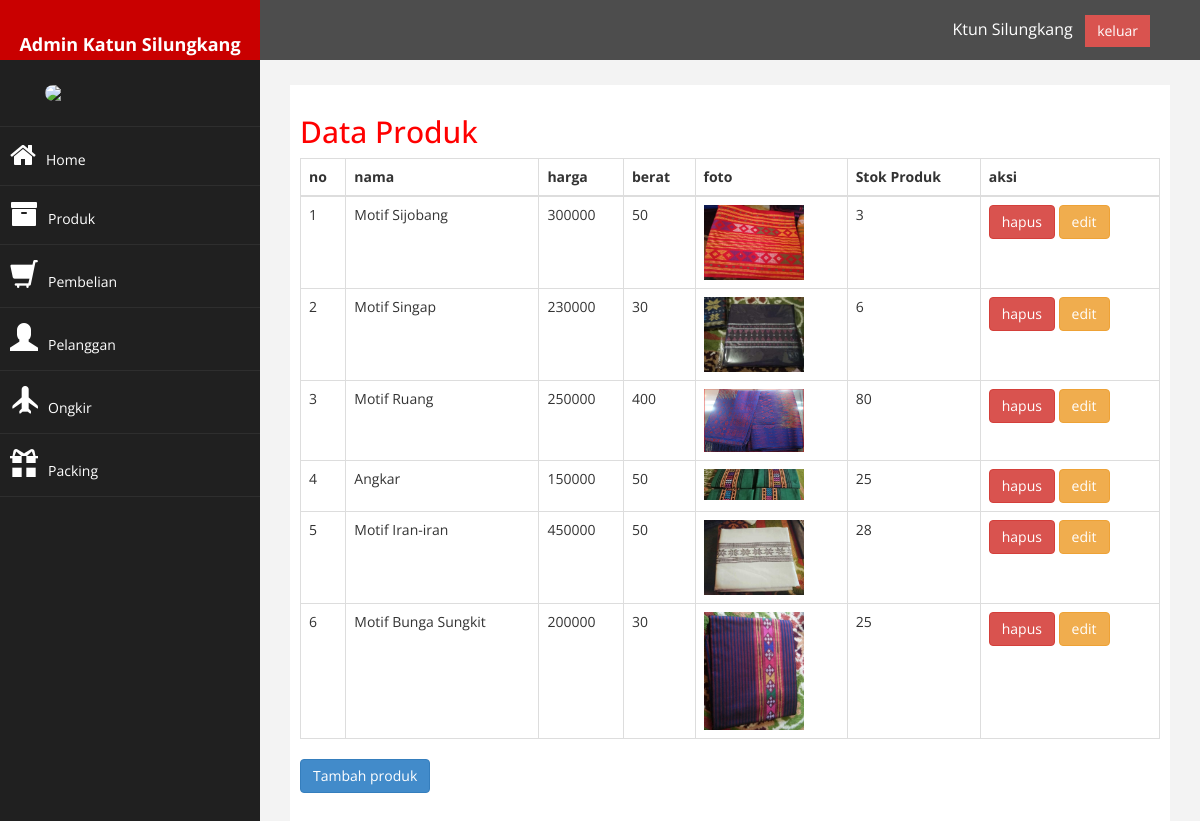
Screenshot of /admin/index.php?halaman=produk (signed in) with the database file from the repository.
### tables this page shows
CREATE TABLE `produk` (
  `id_produk` int(11) NOT NULL,
  `nama_produk` varchar(100) NOT NULL,
  `harga_produk` int(11) NOT NULL,
  `berat` int(11) NOT NULL,
  `foto_produk` varchar(100) NOT NULL,
  `deskripsi_produk` text NOT NULL,
  `stok_produk` int(5) NOT NULL
);

### admin/produk.php (the view)
<h2>Data Produk</h2>
<table class="table table-bordered">
	<thead>
		<th>no</th>
		<th>nama</th>
		<th>harga</th>
		<th>berat</th>
		<th>foto</th>
		<th>Stok Produk</th>
		<th>aksi</th>
	</thead>
	<tbody>
		<?php $nomor=1; ?>
		<?php $ambil=$koneksi->query("SELECT * FROM produk"); ?>
		<?php while($pecah = $ambil->fetch_assoc()){ ?>
		<tr>
			<td><?php echo $nomor; ?></td>
			<td><?php echo $pecah['nama_produk']; ?></td>
			<td><?php echo $pecah['harga_produk']; ?></td>
			<td><?php echo $pecah['berat']; ?></td>
			<td>
				<img src="../foto_produk/<?php echo $pecah['foto_produk']; ?>" width="100">
			</td>
			<td><?php echo $pecah['stok_produk']; ?></td>
			<td>
				<a href="index.php?halaman=hapusproduk&id=<?php echo $pecah['id_produk']; ?>" class="btn-danger btn">hapus</a>
				<a href="index.php?halaman=ubahproduk&id=<?php echo $pecah['id_produk']; ?>" class="btn btn-warning">edit</a>
			</td>
		</tr>
		<?php $nomor++; ?>
		<?php } ?>
	</tbody>
</table>
<a href="index.php?halaman=tambahproduk" class="btn btn-primary">Tambah produk</a>

### admin/assets/css/custom.css (style rules this page uses)
body { font-family: 'Open Sans', sans-serif; }
h2 { color: #f00; }

### rows the page displays
produk: nama_produk "Motif Sijobang", harga_produk "300000", berat "50", foto_produk (picture), stok_produk "3"
produk: nama_produk "Motif Singap", harga_produk "230000", berat "30", foto_produk (picture), stok_produk "6"
produk: nama_produk "Motif Ruang", harga_produk "250000", berat "400", foto_produk (picture), stok_produk "80"
produk: nama_produk "Angkar", harga_produk "150000", berat "50", foto_produk (picture), stok_produk "25"
produk: nama_produk "Motif Iran-iran", harga_produk "450000", berat "50", foto_produk (picture), stok_produk "28"
produk: nama_produk "Motif Bunga Sungkit", harga_produk "200000", berat "30", foto_produk (picture), stok_produk "25"
